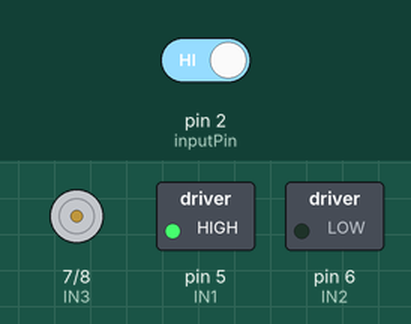
Simulated run of this sketch. Board: Arduino Uno, built with avr-gcc and run on an emulated ATmega328P. Shown: motor-driver pin pairs drawn as motors (green arrow = first pin HIGH = forward, orange = second pin HIGH = backward, longer = more drive), switched loads named in the sketch (green lamp = pin HIGH). The inputs (shaded band) are chosen by the test bench; at power-on: pin 2 (inputPin) HIGH. What the sketch prints to the serial monitor is not drawn.

Above: at 1.2 s.
1.3 s: pin 2 (inputPin) driven LOW
At 2.5 s:
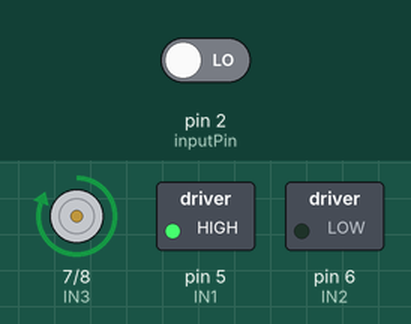
2.8 s: pin 2 (inputPin) driven HIGH
At 3.9 s:
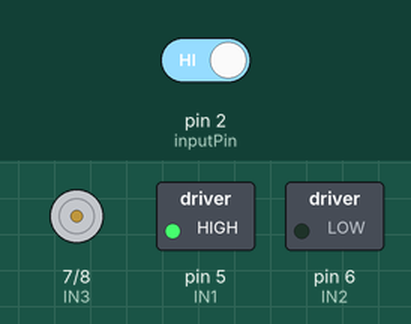
Timing chart, 0 to 5.8 s (numbered marks = the images above; inputs shaded):
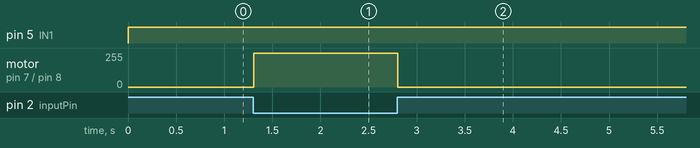

Measured:
- after the input at 1.3 s, motor on pin 7 (IN3) / pin 8 (IN4): stopped → forward 255/255 at once
- after the input at 2.8 s, motor on pin 7 (IN3) / pin 8 (IN4): forward 255/255 → stopped at once

The sketch:

SumoRobot-Code.ino
```cpp
int IN1 =5;
int IN2 =6;
int IN3 = 7;
int IN4 =8;
int inputPin = 2;
int val = 0;

void setup()
{
Serial.begin(9600);
pinMode(IN1,OUTPUT);
pinMode(IN2,OUTPUT);
pinMode(IN3,OUTPUT);
pinMode(IN4,OUTPUT);
pinMode(inputPin, INPUT);

}

void loop(){
  val = digitalRead(inputPin);
  Serial.println(val);
  if (val == 0)
  {
    digitalWrite(IN1, HIGH);
    digitalWrite(IN2, LOW);
    digitalWrite(IN3, HIGH);
    digitalWrite(IN4, LOW);
  }

  else if (val == 1)
  {
    digitalWrite(IN1, HIGH);
    digitalWrite(IN2, LOW);
    digitalWrite(IN3, LOW);
    digitalWrite(IN4, LOW);
  }
}
```
